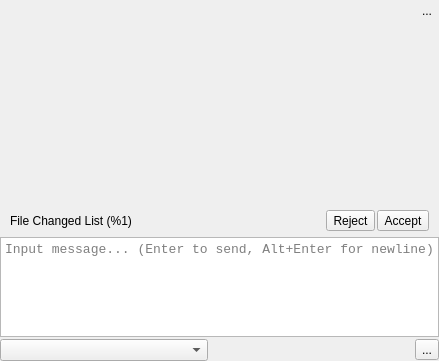
<?xml version="1.0" encoding="UTF-8"?>
<ui version="4.0">
 <class>SessionPageWidget</class>
 <widget class="QWidget" name="SessionPageWidget">
  <property name="geometry">
   <rect>
    <x>0</x>
    <y>0</y>
    <width>439</width>
    <height>361</height>
   </rect>
  </property>
  <property name="maximumSize">
   <size>
    <width>16777215</width>
    <height>16777215</height>
   </size>
  </property>
  <layout class="QVBoxLayout" name="mainLayout" stretch="0,1,0">
   <property name="spacing">
    <number>0</number>
   </property>
   <property name="leftMargin">
    <number>0</number>
   </property>
   <property name="topMargin">
    <number>0</number>
   </property>
   <property name="rightMargin">
    <number>0</number>
   </property>
   <property name="bottomMargin">
    <number>0</number>
   </property>
   <item>
    <layout class="QHBoxLayout" name="titleLayout">
     <property name="spacing">
      <number>0</number>
     </property>
     <property name="leftMargin">
      <number>0</number>
     </property>
     <property name="topMargin">
      <number>0</number>
     </property>
     <property name="rightMargin">
      <number>0</number>
     </property>
     <property name="bottomMargin">
      <number>0</number>
     </property>
     <item>
      <widget class="QLabel" name="sessionTitle">
       <property name="text">
        <string/>
       </property>
      </widget>
     </item>
     <item>
      <spacer name="titleSpacer">
       <property name="orientation">
        <enum>Qt::Horizontal</enum>
       </property>
       <property name="sizeHint" stdset="0">
        <size>
         <width>40</width>
         <height>20</height>
        </size>
       </property>
      </spacer>
     </item>
     <item>
      <widget class="QToolButton" name="sessionConfigBtn">
       <property name="text">
        <string>...</string>
       </property>
       <property name="icon">
        <iconset resource="../../r.qrc">
         <normaloff>:/Resource/icons/EditConversation_16x.svg</normaloff>:/Resource/icons/EditConversation_16x.svg</iconset>
       </property>
       <property name="autoRaise">
        <bool>true</bool>
       </property>
      </widget>
     </item>
    </layout>
   </item>
   <item>
    <widget class="QWidget" name="messageAreaWidget" native="true">
     <property name="sizePolicy">
      <sizepolicy hsizetype="Preferred" vsizetype="Preferred">
       <horstretch>0</horstretch>
       <verstretch>0</verstretch>
      </sizepolicy>
     </property>
    </widget>
   </item>
   <item>
    <layout class="QVBoxLayout" name="bottomLayout">
     <property name="spacing">
      <number>2</number>
     </property>
     <property name="leftMargin">
      <number>0</number>
     </property>
     <property name="topMargin">
      <number>0</number>
     </property>
     <property name="rightMargin">
      <number>0</number>
     </property>
     <property name="bottomMargin">
      <number>0</number>
     </property>
     <item>
      <layout class="QHBoxLayout" name="horizontalLayout">
       <property name="leftMargin">
        <number>10</number>
       </property>
       <property name="topMargin">
        <number>4</number>
       </property>
       <property name="rightMargin">
        <number>10</number>
       </property>
       <property name="bottomMargin">
        <number>4</number>
       </property>
       <item>
        <widget class="QLabel" name="fileChanged">
         <property name="text">
          <string>File Changed List (%1)</string>
         </property>
        </widget>
       </item>
       <item>
        <spacer name="horizontalSpacer">
         <property name="orientation">
          <enum>Qt::Horizontal</enum>
         </property>
         <property name="sizeHint" stdset="0">
          <size>
           <width>40</width>
           <height>20</height>
          </size>
         </property>
        </spacer>
       </item>
       <item>
        <widget class="QToolButton" name="reject">
         <property name="text">
          <string>Reject</string>
         </property>
         <property name="icon">
          <iconset resource="../../r.qrc">
           <normaloff>:/Resource/icons/dark/TestCoveredFailing_16x.svg</normaloff>:/Resource/icons/dark/TestCoveredFailing_16x.svg</iconset>
         </property>
        </widget>
       </item>
       <item>
        <widget class="QToolButton" name="accept">
         <property name="text">
          <string>Accept</string>
         </property>
         <property name="icon">
          <iconset resource="../../r.qrc">
           <normaloff>:/Resource/icons/dark/TestCoveredPassing_16x.svg</normaloff>:/Resource/icons/dark/TestCoveredPassing_16x.svg</iconset>
         </property>
        </widget>
       </item>
      </layout>
     </item>
     <item>
      <widget class="QTextEdit" name="messageInput">
       <property name="maximumSize">
        <size>
         <width>16777215</width>
         <height>100</height>
        </size>
       </property>
       <property name="font">
        <font>
         <family>Consolas</family>
         <pointsize>10</pointsize>
        </font>
       </property>
       <property name="acceptRichText">
        <bool>false</bool>
       </property>
       <property name="placeholderText">
        <string>Input message... (Enter to send, Alt+Enter for newline)</string>
       </property>
      </widget>
     </item>
     <item>
      <layout class="QHBoxLayout" name="btnLayout" stretch="1,1,0">
       <property name="spacing">
        <number>0</number>
       </property>
       <property name="leftMargin">
        <number>0</number>
       </property>
       <property name="topMargin">
        <number>0</number>
       </property>
       <property name="rightMargin">
        <number>0</number>
       </property>
       <property name="bottomMargin">
        <number>0</number>
       </property>
       <item>
        <widget class="QComboBox" name="modelCombo">
         <property name="minimumSize">
          <size>
           <width>0</width>
           <height>0</height>
          </size>
         </property>
         <property name="toolTip">
          <string>Select model from OpenCode server</string>
         </property>
        </widget>
       </item>
       <item>
        <spacer name="btnSpacer">
         <property name="orientation">
          <enum>Qt::Horizontal</enum>
         </property>
         <property name="sizeHint" stdset="0">
          <size>
           <width>40</width>
           <height>20</height>
          </size>
         </property>
        </spacer>
       </item>
       <item>
        <widget class="QToolButton" name="sendBtn">
         <property name="text">
          <string>...</string>
         </property>
         <property name="icon">
          <iconset resource="../../r.qrc">
           <normaloff>:/Resource/icons/TransferUpload_16x.svg</normaloff>:/Resource/icons/TransferUpload_16x.svg</iconset>
         </property>
        </widget>
       </item>
      </layout>
     </item>
    </layout>
   </item>
  </layout>
 </widget>
 <resources>
  <include location="../../r.qrc"/>
 </resources>
 <connections/>
</ui>
